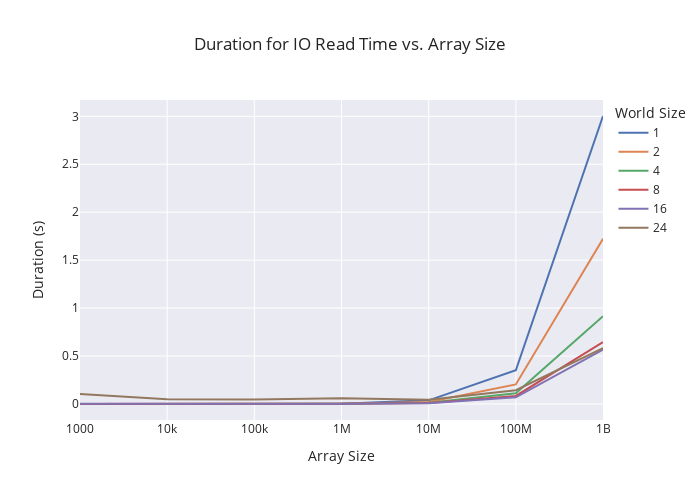

This figure's notebook cell:
### Code cell
px.line(
    (
        io_summary['read']
        .reset_index()
        .melt(id_vars='size', value_name='duration')
        .rename(columns={'world_size': 'World Size'})
    ),
    x='size', y='duration', color='World Size',
    height=500, width=700, template='seaborn',
    log_x=True, #log_y=True,
    labels={'duration': 'Duration (s)', 'size': 'Array Size'},
    title='Duration for IO Read Time vs. Array Size'
)

### Figure 1 — Plotly figure (JSON) as saved in the notebook; plotly's stock layout.template omitted (floating-point values rounded to 4 significant figures)
{"data": [{"hovertemplate": "World Size=1<br>Array Size=%{x}<br>Duration (s)=%{y}<extra></extra>", "legendgroup": "1", "line": {"color": "rgb(76,114,176)", "dash": "solid"}, "mode": "lines", "name": "1", "orientation": "v", "showlegend": true, "type": "scatter", "x": [1000, 10000, 100000, 1000000, 10000000, 100000000, 1000000000], "xaxis": "x", "y": [9.178e-06, 2.882e-05, 0.0003263, 0.003627, 0.03783, 0.3518, 3.003], "yaxis": "y"}, {"hovertemplate": "World Size=2<br>Array Size=%{x}<br>Duration (s)=%{y}<extra></extra>", "legendgroup": "2", "line": {"color": "rgb(221,132,82)", "dash": "solid"}, "mode": "lines", "name": "2", "orientation": "v", "showlegend": true, "type": "scatter", "x": [1000, 10000, 100000, 1000000, 10000000, 100000000, 1000000000], "xaxis": "x", "y": [0.0002276, 0.000225, 0.0003873, 0.002457, 0.02062, 0.2037, 1.722], "yaxis": "y"}, {"hovertemplate": "World Size=4<br>Array Size=%{x}<br>Duration (s)=%{y}<extra></extra>", "legendgroup": "4", "line": {"color": "rgb(85,168,104)", "dash": "solid"}, "mode": "lines", "name": "4", "orientation": "v", "showlegend": true, "type": "scatter", "x": [1000, 10000, 100000, 1000000, 10000000, 100000000, 1000000000], "xaxis": "x", "y": [0.0004064, 0.0003269, 0.0004379, 0.001473, 0.01268, 0.1122, 0.9151], "yaxis": "y"}, {"hovertemplate": "World Size=8<br>Array Size=%{x}<br>Duration (s)=%{y}<extra></extra>", "legendgroup": "8", "line": {"color": "rgb(196,78,82)", "dash": "solid"}, "mode": "lines", "name": "8", "orientation": "v", "showlegend": true, "type": "scatter", "x": [1000, 10000, 100000, 1000000, 10000000, 100000000, 1000000000], "xaxis": "x", "y": [0.0006006, 0.000502, 0.0005639, 0.001412, 0.009758, 0.08426, 0.6454], "yaxis": "y"}, {"hovertemplate": "World Size=16<br>Array Size=%{x}<br>Duration (s)=%{y}<extra></extra>", "legendgroup": "16", "line": {"color": "rgb(129,114,179)", "dash": "solid"}, "mode": "lines", "name": "16", "orientation": "v", "showlegend": true, "type": "scatter", "x": [1000, 10000, 100000, 1000000, 10000000, 100000000, 1000000000], "xaxis": "x", "y": [0.001318, 0.0009467, 0.0009558, 0.001619, 0.007984, 0.06939, 0.5662], "yaxis": "y"}, {"hovertemplate": "World Size=24<br>Array Size=%{x}<br>Duration (s)=%{y}<extra></extra>", "legendgroup": "24", "line": {"color": "rgb(147,120,96)", "dash": "solid"}, "mode": "lines", "name": "24", "orientation": "v", "showlegend": true, "type": "scatter", "x": [1000, 10000, 100000, 1000000, 10000000, 100000000, 1000000000], "xaxis": "x", "y": [0.1044, 0.05046, 0.04588, 0.0609, 0.04421, 0.1439, 0.5831], "yaxis": "y"}], "layout": {"height": 500, "legend": {"title": {"text": "World Size"}, "tracegroupgap": 0}, "title": {"text": "Duration for IO Read Time vs. Array Size"}, "width": 700, "xaxis": {"anchor": "y", "domain": [0, 1], "title": {"text": "Array Size"}, "type": "log"}, "yaxis": {"anchor": "x", "domain": [0, 1], "title": {"text": "Duration (s)"}}}}
